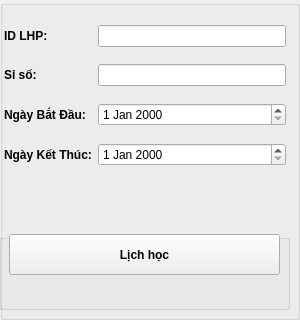
                          <widget class="QGroupBox" name="groupBox_54">
                           <property name="title">
                            <string/>
                           </property>
                           <widget class="QWidget" name="verticalLayoutWidget_4">
                            <property name="geometry">
                             <rect>
                              <x>-1</x>
                              <y>-1</y>
                              <width>291</width>
                              <height>311</height>
                             </rect>
                            </property>
                            <layout class="QVBoxLayout" name="verticalLayout_74" stretch="3,1">
                             <item>
                              <layout class="QFormLayout" name="formLayout_30">
                               <property name="verticalSpacing">
                                <number>17</number>
                               </property>
                               <property name="leftMargin">
                                <number>5</number>
                               </property>
                               <property name="topMargin">
                                <number>26</number>
                               </property>
                               <property name="rightMargin">
                                <number>4</number>
                               </property>
                               <item row="0" column="0">
                                <widget class="QLabel" name="iDLHPLabel_3">
                                 <property name="font">
                                  <font>
                                   <weight>75</weight>
                                   <bold>true</bold>
                                  </font>
                                 </property>
                                 <property name="text">
                                  <string>ID LHP:</string>
                                 </property>
                                </widget>
                               </item>
                               <item row="0" column="1">
                                <widget class="QLineEdit" name="fi_IDLop_13">
                                 <property name="font">
                                  <font>
                                   <weight>50</weight>
                                   <bold>false</bold>
                                  </font>
                                 </property>
                                </widget>
                               </item>
                               <item row="1" column="0">
                                <widget class="QLabel" name="sSLabel_5">
                                 <property name="font">
                                  <font>
                                   <weight>75</weight>
                                   <bold>true</bold>
                                  </font>
                                 </property>
                                 <property name="text">
                                  <string>Sỉ số:</string>
                                 </property>
                                </widget>
                               </item>
                               <item row="1" column="1">
                                <widget class="QLineEdit" name="fi_SiSo_13">
                                 <property name="font">
                                  <font>
                                   <weight>50</weight>
                                   <bold>false</bold>
                                  </font>
                                 </property>
                                </widget>
                               </item>
                               <item row="2" column="0">
                                <widget class="QLabel" name="ngYBDLabel_3">
                                 <property name="font">
                                  <font>
                                   <weight>75</weight>
                                   <bold>true</bold>
                                  </font>
                                 </property>
                                 <property name="text">
                                  <string>Ngày Bắt Đầu:</string>
                                 </property>
                                </widget>
                               </item>
                               <item row="2" column="1">
                                <widget class="QDateEdit" name="fi_NgayBatDau_13">
                                 <property name="font">
                                  <font>
                                   <weight>50</weight>
                                   <bold>false</bold>
                                  </font>
                                 </property>
                                </widget>
                               </item>
                               <item row="3" column="0">
                                <widget class="QLabel" name="ngYKTLabel_3">
                                 <property name="font">
                                  <font>
                                   <weight>75</weight>
                                   <bold>true</bold>
                                  </font>
                                 </property>
                                 <property name="text">
                                  <string>Ngày Kết Thúc:</string>
                                 </property>
                                </widget>
                               </item>
                               <item row="3" column="1">
                                <widget class="QDateEdit" name="fi_NgayKetThuc_13">
                                 <property name="font">
                                  <font>
                                   <weight>50</weight>
                                   <bold>false</bold>
                                  </font>
                                 </property>
                                </widget>
                               </item>
                              </layout>
                             </item>
                             <item>
                              <layout class="QHBoxLayout" name="horizontalLayout_119">
                               <item>
                                <widget class="QGroupBox" name="groupBox_55">
                                 <property name="title">
                                  <string/>
                                 </property>
                                 <widget class="QPushButton" name="btn_DatLichHoc_13">
                                  <property name="geometry">
                                   <rect>
                                    <x>10</x>
                                    <y>0</y>
                                    <width>271</width>
                                    <height>41</height>
                                   </rect>
                                  </property>
                                  <property name="font">
                                   <font>
                                    <weight>75</weight>
                                    <bold>true</bold>
                                   </font>
                                  </property>
                                  <property name="text">
                                   <string>Lịch học</string>
                                  </property>
                                 </widget>
                                </widget>
                               </item>
                              </layout>
                             </item>
                            </layout>
                           </widget>
                          </widget>
